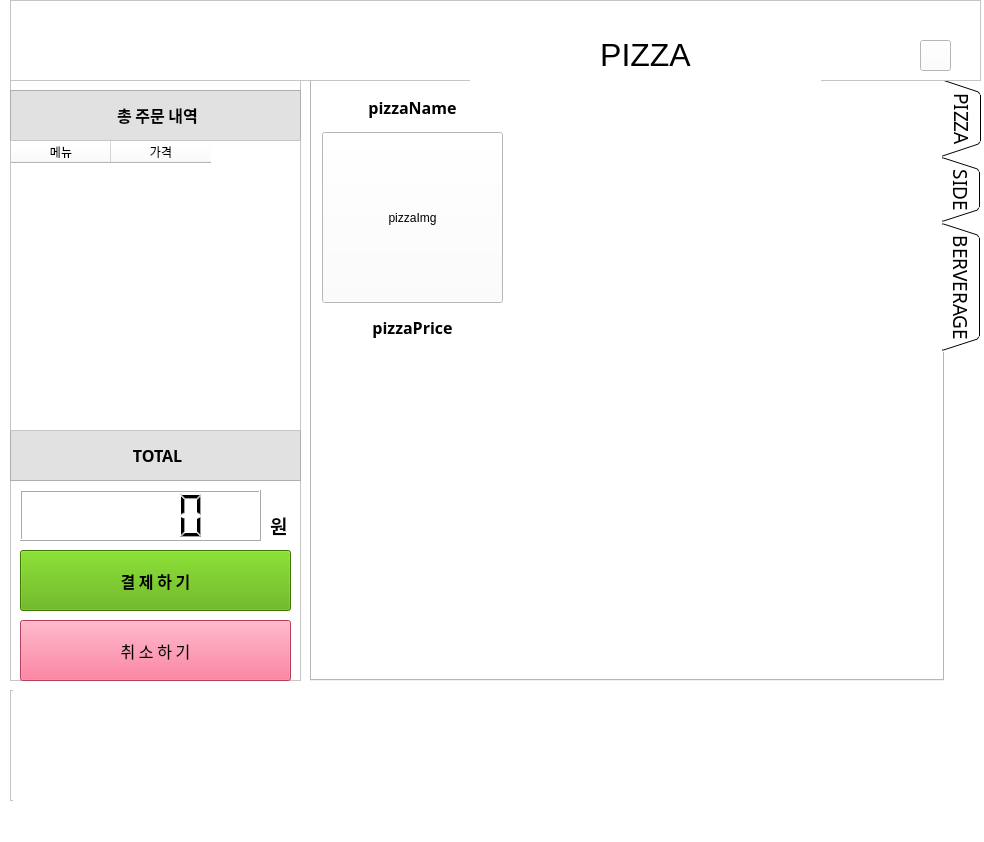
<?xml version="1.0" encoding="UTF-8"?>
<ui version="4.0">
 <class>MainWindow</class>
 <widget class="QMainWindow" name="MainWindow">
  <property name="geometry">
   <rect>
    <x>0</x>
    <y>0</y>
    <width>984</width>
    <height>842</height>
   </rect>
  </property>
  <property name="windowTitle">
   <string>MainWindow</string>
  </property>
  <property name="styleSheet">
   <string notr="true">background-color: rgb(255, 255, 255);</string>
  </property>
  <widget class="QWidget" name="centralwidget">
   <widget class="QTabWidget" name="tabWidget">
    <property name="geometry">
     <rect>
      <x>310</x>
      <y>80</y>
      <width>671</width>
      <height>601</height>
     </rect>
    </property>
    <property name="font">
     <font>
      <family>SimSun-ExtB</family>
      <pointsize>14</pointsize>
      <weight>50</weight>
      <bold>false</bold>
     </font>
    </property>
    <property name="cursor">
     <cursorShape>PointingHandCursor</cursorShape>
    </property>
    <property name="mouseTracking">
     <bool>true</bool>
    </property>
    <property name="autoFillBackground">
     <bool>false</bool>
    </property>
    <property name="styleSheet">
     <string notr="true">background-color: rgb(255, 255, 255);</string>
    </property>
    <property name="tabPosition">
     <enum>QTabWidget::East</enum>
    </property>
    <property name="tabShape">
     <enum>QTabWidget::Triangular</enum>
    </property>
    <property name="currentIndex">
     <number>0</number>
    </property>
    <widget class="QWidget" name="pizzaTab">
     <attribute name="title">
      <string>PIZZA</string>
     </attribute>
     <widget class="QLabel" name="pizzaName">
      <property name="geometry">
       <rect>
        <x>10</x>
        <y>10</y>
        <width>181</width>
        <height>31</height>
       </rect>
      </property>
      <property name="sizePolicy">
       <sizepolicy hsizetype="Fixed" vsizetype="Fixed">
        <horstretch>0</horstretch>
        <verstretch>0</verstretch>
       </sizepolicy>
      </property>
      <property name="font">
       <font>
        <family>KoPubWorldDotum</family>
        <pointsize>12</pointsize>
        <weight>75</weight>
        <bold>true</bold>
       </font>
      </property>
      <property name="styleSheet">
       <string notr="true">background-color: rgb(255, 255, 255);</string>
      </property>
      <property name="text">
       <string>&lt;html&gt;&lt;head/&gt;&lt;body&gt;&lt;p align=&quot;center&quot;&gt;pizzaName&lt;/p&gt;&lt;/body&gt;&lt;/html&gt;</string>
      </property>
     </widget>
     <widget class="QPushButton" name="pizzaImg">
      <property name="geometry">
       <rect>
        <x>10</x>
        <y>50</y>
        <width>181</width>
        <height>171</height>
       </rect>
      </property>
      <property name="sizePolicy">
       <sizepolicy hsizetype="Fixed" vsizetype="Fixed">
        <horstretch>1</horstretch>
        <verstretch>1</verstretch>
       </sizepolicy>
      </property>
      <property name="mouseTracking">
       <bool>true</bool>
      </property>
      <property name="styleSheet">
       <string notr="true">background-color: rgb(255, 255, 255);</string>
      </property>
      <property name="text">
       <string>pizzaImg</string>
      </property>
     </widget>
     <widget class="QLabel" name="pizzaPrice">
      <property name="geometry">
       <rect>
        <x>10</x>
        <y>230</y>
        <width>181</width>
        <height>31</height>
       </rect>
      </property>
      <property name="sizePolicy">
       <sizepolicy hsizetype="Fixed" vsizetype="Fixed">
        <horstretch>0</horstretch>
        <verstretch>0</verstretch>
       </sizepolicy>
      </property>
      <property name="font">
       <font>
        <family>KoPubWorldDotum</family>
        <pointsize>12</pointsize>
        <weight>75</weight>
        <bold>true</bold>
       </font>
      </property>
      <property name="styleSheet">
       <string notr="true">background-color: rgb(255, 255, 255);</string>
      </property>
      <property name="text">
       <string>&lt;html&gt;&lt;head/&gt;&lt;body&gt;&lt;p align=&quot;center&quot;&gt;pizzaPrice&lt;/p&gt;&lt;/body&gt;&lt;/html&gt;</string>
      </property>
     </widget>
    </widget>
    <widget class="QWidget" name="sideTab">
     <attribute name="title">
      <string>SIDE</string>
     </attribute>
    </widget>
    <widget class="QWidget" name="beverageTab">
     <attribute name="title">
      <string>BERVERAGE</string>
     </attribute>
    </widget>
   </widget>
   <widget class="QFrame" name="topFrame">
    <property name="geometry">
     <rect>
      <x>10</x>
      <y>0</y>
      <width>971</width>
      <height>81</height>
     </rect>
    </property>
    <property name="styleSheet">
     <string notr="true">background-color: rgb(255, 255, 255);</string>
    </property>
    <property name="frameShape">
     <enum>QFrame::StyledPanel</enum>
    </property>
    <property name="frameShadow">
     <enum>QFrame::Raised</enum>
    </property>
    <widget class="QLabel" name="menuLabel">
     <property name="geometry">
      <rect>
       <x>460</x>
       <y>30</y>
       <width>351</width>
       <height>51</height>
      </rect>
     </property>
     <property name="font">
      <font>
       <family>MS UI Gothic</family>
       <pointsize>24</pointsize>
       <weight>50</weight>
       <bold>false</bold>
      </font>
     </property>
     <property name="text">
      <string>&lt;html&gt;&lt;head/&gt;&lt;body&gt;&lt;p align=&quot;center&quot;&gt;PIZZA&lt;/p&gt;&lt;/body&gt;&lt;/html&gt;</string>
     </property>
     <property name="textFormat">
      <enum>Qt::AutoText</enum>
     </property>
    </widget>
    <widget class="QPushButton" name="graphBt">
     <property name="geometry">
      <rect>
       <x>910</x>
       <y>40</y>
       <width>31</width>
       <height>31</height>
      </rect>
     </property>
     <property name="font">
      <font>
       <family>Arial Black</family>
       <pointsize>11</pointsize>
       <weight>75</weight>
       <bold>true</bold>
      </font>
     </property>
     <property name="cursor">
      <cursorShape>PointingHandCursor</cursorShape>
     </property>
     <property name="autoFillBackground">
      <bool>false</bool>
     </property>
     <property name="text">
      <string/>
     </property>
     <property name="icon">
      <iconset>
       <normaloff>C:/Users/Playdata/Desktop/graphico.png</normaloff>C:/Users/Playdata/Desktop/graphico.png</iconset>
     </property>
     <property name="autoDefault">
      <bool>false</bool>
     </property>
     <property name="default">
      <bool>false</bool>
     </property>
     <property name="flat">
      <bool>false</bool>
     </property>
    </widget>
    <widget class="QPushButton" name="logoBt">
     <property name="geometry">
      <rect>
       <x>10</x>
       <y>0</y>
       <width>271</width>
       <height>81</height>
      </rect>
     </property>
     <property name="layoutDirection">
      <enum>Qt::LeftToRight</enum>
     </property>
     <property name="autoFillBackground">
      <bool>false</bool>
     </property>
     <property name="text">
      <string/>
     </property>
     <property name="icon">
      <iconset>
       <normaloff>../Py_Workspace/dominsuk/pizza/logo1.PNG</normaloff>../Py_Workspace/dominsuk/pizza/logo1.PNG</iconset>
     </property>
     <property name="iconSize">
      <size>
       <width>250</width>
       <height>300</height>
      </size>
     </property>
     <property name="autoDefault">
      <bool>true</bool>
     </property>
     <property name="flat">
      <bool>true</bool>
     </property>
    </widget>
   </widget>
   <widget class="QFrame" name="checkFrame">
    <property name="geometry">
     <rect>
      <x>10</x>
      <y>80</y>
      <width>291</width>
      <height>601</height>
     </rect>
    </property>
    <property name="frameShape">
     <enum>QFrame::StyledPanel</enum>
    </property>
    <property name="frameShadow">
     <enum>QFrame::Raised</enum>
    </property>
    <widget class="QLabel" name="label">
     <property name="geometry">
      <rect>
       <x>0</x>
       <y>10</y>
       <width>291</width>
       <height>51</height>
      </rect>
     </property>
     <property name="font">
      <font>
       <family>KoPubWorldDotum</family>
       <pointsize>12</pointsize>
      </font>
     </property>
     <property name="styleSheet">
      <string notr="true">background-color: rgb(225, 225, 225);</string>
     </property>
     <property name="frameShape">
      <enum>QFrame::StyledPanel</enum>
     </property>
     <property name="text">
      <string>&lt;html&gt;&lt;head/&gt;&lt;body&gt;&lt;p align=&quot;center&quot;&gt;&lt;span style=&quot; font-size:12pt; font-weight:600;&quot;&gt;총 주문 내역&lt;/span&gt;&lt;/p&gt;&lt;/body&gt;&lt;/html&gt;</string>
     </property>
    </widget>
    <widget class="QLabel" name="label_2">
     <property name="geometry">
      <rect>
       <x>0</x>
       <y>350</y>
       <width>291</width>
       <height>51</height>
      </rect>
     </property>
     <property name="font">
      <font>
       <family>KoPubWorldDotum</family>
       <pointsize>12</pointsize>
      </font>
     </property>
     <property name="styleSheet">
      <string notr="true">background-color: rgb(225, 225, 225);</string>
     </property>
     <property name="frameShape">
      <enum>QFrame::StyledPanel</enum>
     </property>
     <property name="text">
      <string>&lt;html&gt;&lt;head/&gt;&lt;body&gt;&lt;p align=&quot;center&quot;&gt;&lt;span style=&quot; font-weight:600;&quot;&gt;TOTAL&lt;/span&gt;&lt;/p&gt;&lt;/body&gt;&lt;/html&gt;</string>
     </property>
    </widget>
    <widget class="QPushButton" name="checkBt">
     <property name="geometry">
      <rect>
       <x>10</x>
       <y>470</y>
       <width>271</width>
       <height>61</height>
      </rect>
     </property>
     <property name="font">
      <font>
       <family>KoPubWorld돋움체 Bold</family>
       <pointsize>12</pointsize>
       <weight>75</weight>
       <bold>true</bold>
      </font>
     </property>
     <property name="cursor">
      <cursorShape>PointingHandCursor</cursorShape>
     </property>
     <property name="styleSheet">
      <string notr="true">background-color: rgb(85, 170, 0);</string>
     </property>
     <property name="text">
      <string>결 제 하 기</string>
     </property>
     <property name="checkable">
      <bool>false</bool>
     </property>
    </widget>
    <widget class="QPushButton" name="cancelBt">
     <property name="geometry">
      <rect>
       <x>10</x>
       <y>540</y>
       <width>271</width>
       <height>61</height>
      </rect>
     </property>
     <property name="font">
      <font>
       <family>KoPubWorld돋움체 Bold</family>
       <pointsize>12</pointsize>
       <weight>9</weight>
       <italic>false</italic>
       <bold>false</bold>
      </font>
     </property>
     <property name="cursor">
      <cursorShape>PointingHandCursor</cursorShape>
     </property>
     <property name="styleSheet">
      <string notr="true">font: 75 12pt &quot;KoPubWorld돋움체 Bold&quot;;
background-color: rgb(255, 85, 127);</string>
     </property>
     <property name="text">
      <string>취 소 하 기</string>
     </property>
     <property name="checkable">
      <bool>false</bool>
     </property>
    </widget>
    <widget class="QLCDNumber" name="totalLcd">
     <property name="geometry">
      <rect>
       <x>10</x>
       <y>410</y>
       <width>241</width>
       <height>51</height>
      </rect>
     </property>
    </widget>
    <widget class="QLabel" name="label_3">
     <property name="geometry">
      <rect>
       <x>260</x>
       <y>430</y>
       <width>21</width>
       <height>31</height>
      </rect>
     </property>
     <property name="font">
      <font>
       <family>KoPubWorldDotum</family>
       <pointsize>14</pointsize>
       <weight>75</weight>
       <bold>true</bold>
      </font>
     </property>
     <property name="text">
      <string>원</string>
     </property>
    </widget>
    <widget class="QTableWidget" name="checkTable">
     <property name="geometry">
      <rect>
       <x>0</x>
       <y>60</y>
       <width>291</width>
       <height>291</height>
      </rect>
     </property>
     <property name="sizePolicy">
      <sizepolicy hsizetype="Preferred" vsizetype="Preferred">
       <horstretch>0</horstretch>
       <verstretch>0</verstretch>
      </sizepolicy>
     </property>
     <column>
      <property name="text">
       <string>메뉴</string>
      </property>
     </column>
     <column>
      <property name="text">
       <string>가격</string>
      </property>
     </column>
    </widget>
   </widget>
   <widget class="QFrame" name="bottomFrame">
    <property name="geometry">
     <rect>
      <x>10</x>
      <y>690</y>
      <width>951</width>
      <height>111</height>
     </rect>
    </property>
    <property name="frameShape">
     <enum>QFrame::StyledPanel</enum>
    </property>
    <property name="frameShadow">
     <enum>QFrame::Raised</enum>
    </property>
    <widget class="QLabel" name="bannerLabel">
     <property name="geometry">
      <rect>
       <x>3</x>
       <y>0</y>
       <width>951</width>
       <height>111</height>
      </rect>
     </property>
     <property name="text">
      <string/>
     </property>
     <property name="pixmap">
      <pixmap>../Py_Workspace/dominsuk/pizza/pizza.png</pixmap>
     </property>
     <property name="alignment">
      <set>Qt::AlignCenter</set>
     </property>
    </widget>
   </widget>
   <zorder>bottomFrame</zorder>
   <zorder>tabWidget</zorder>
   <zorder>topFrame</zorder>
   <zorder>checkFrame</zorder>
  </widget>
  <widget class="QMenuBar" name="menubar">
   <property name="geometry">
    <rect>
     <x>0</x>
     <y>0</y>
     <width>984</width>
     <height>26</height>
    </rect>
   </property>
  </widget>
 </widget>
 <resources/>
 <connections/>
</ui>
